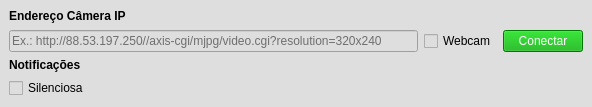
<?xml version="1.0" encoding="UTF-8"?>
<ui version="4.0">
 <class>MainWindow</class>
 <widget class="QMainWindow" name="MainWindow">
  <property name="geometry">
   <rect>
    <x>0</x>
    <y>0</y>
    <width>592</width>
    <height>107</height>
   </rect>
  </property>
  <property name="windowTitle">
   <string>MainWindow</string>
  </property>
  <property name="styleSheet">
   <string notr="true">background-color: rgb(222, 222, 222);</string>
  </property>
  <widget class="QWidget" name="centralwidget">
   <layout class="QVBoxLayout" name="verticalLayout_2">
    <item>
     <widget class="QLabel" name="label_2">
      <property name="styleSheet">
       <string notr="true">font: 75 8pt &quot;MS Shell Dlg 2&quot;;</string>
      </property>
      <property name="text">
       <string>&lt;!DOCTYPE HTML PUBLIC &quot;-//W3C//DTD HTML 4.0//EN&quot; &quot;http://www.w3.org/TR/REC-html40/strict.dtd&quot;&gt;
&lt;html&gt;&lt;head&gt;&lt;meta name=&quot;qrichtext&quot; content=&quot;1&quot; /&gt;&lt;style type=&quot;text/css&quot;&gt;
p, li { white-space: pre-wrap; }
&lt;/style&gt;&lt;/head&gt;&lt;body style=&quot; font-family:'MS Shell Dlg 2'; font-size:8pt; font-weight:72; font-style:normal;&quot;&gt;
&lt;p style=&quot; margin-top:0px; margin-bottom:0px; margin-left:0px; margin-right:0px; -qt-block-indent:0; text-indent:0px;&quot;&gt;&lt;span style=&quot; font-size:9pt; font-weight:600; color:#000000;&quot;&gt;Endereço Câmera &lt;/span&gt;&lt;span style=&quot; font-size:9pt; font-weight:600; color:#000000;&quot;&gt;IP &lt;/span&gt;&lt;/p&gt;&lt;/body&gt;&lt;/html&gt;</string>
      </property>
     </widget>
    </item>
    <item>
     <layout class="QHBoxLayout" name="horizontalLayout">
      <item>
       <widget class="QLineEdit" name="txt_endereco">
        <property name="enabled">
         <bool>true</bool>
        </property>
        <property name="inputMask">
         <string/>
        </property>
        <property name="placeholderText">
         <string>Ex.: http://88.53.197.250//axis-cgi/mjpg/video.cgi?resolution=320x240</string>
        </property>
       </widget>
      </item>
      <item>
       <widget class="QCheckBox" name="webcam">
        <property name="text">
         <string>Webcam</string>
        </property>
       </widget>
      </item>
      <item>
       <widget class="QPushButton" name="btn_conectar">
        <property name="styleSheet">
         <string notr="true">background-color: rgb(0, 170, 0);
color: rgb(255, 255, 255);
font: 75 9pt &quot;MS Shell Dlg 2&quot;;</string>
        </property>
        <property name="text">
         <string>Conectar</string>
        </property>
       </widget>
      </item>
     </layout>
    </item>
    <item>
     <layout class="QVBoxLayout" name="verticalLayout">
      <item>
       <widget class="QLabel" name="label">
        <property name="text">
         <string>&lt;html&gt;&lt;head/&gt;&lt;body&gt;&lt;p&gt;&lt;span style=&quot; font-size:9pt; font-weight:600;&quot;&gt;Notificações&lt;/span&gt;&lt;/p&gt;&lt;/body&gt;&lt;/html&gt;</string>
        </property>
       </widget>
      </item>
      <item>
       <widget class="QCheckBox" name="checkBox">
        <property name="styleSheet">
         <string notr="true">font: 8pt &quot;MS Shell Dlg 2&quot;;</string>
        </property>
        <property name="text">
         <string>Silenciosa</string>
        </property>
       </widget>
      </item>
     </layout>
    </item>
   </layout>
  </widget>
 </widget>
 <resources/>
 <connections/>
</ui>
